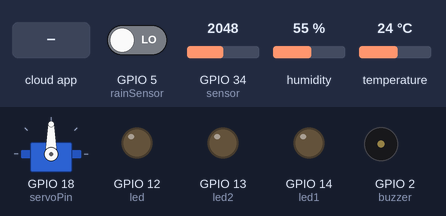
This sketch was run on a simulated ESP32. On the bench: servo, output pins drawn as LEDs (lit = HIGH), buzzer (waves = sounding, pin HIGH). The inputs (shaded band) are chosen by the test bench; at power-on: GPIO 5 (rainSensor) LOW, GPIO 34 (sensor) = 2048, humidity 55 %, temperature 24 °C. WiFi joins after 1.5 s; servers stay silent unless stated; the Firebase database answers and starts empty; what the sketch prints to the serial monitor is not drawn.

Above: at 3.2 s.
3.3 s: the phone or cloud app sets Led to 1
At 5.6 s:
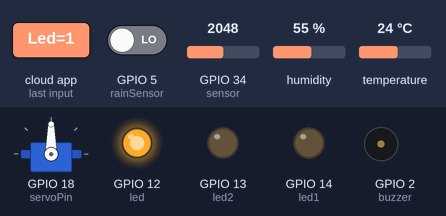
13.1 s: the phone or cloud app sets Led2 to 1
At 15.5 s:
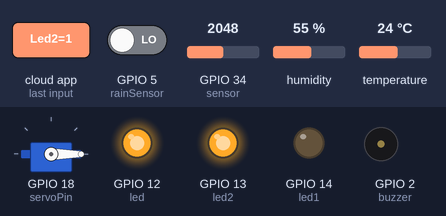
23.1 s: the phone or cloud app sets Window to 1
At 27.1 s:
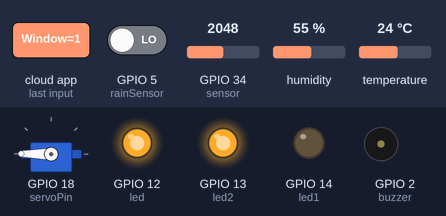
32.6 s: the phone or cloud app sets Led to 0
At 33.4 s:
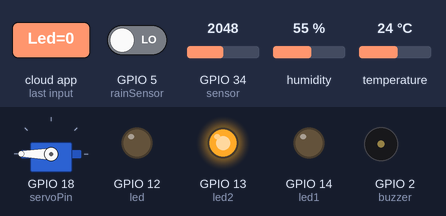
42.1 s: the phone or cloud app sets Led2 to 0
At 43.3 s:
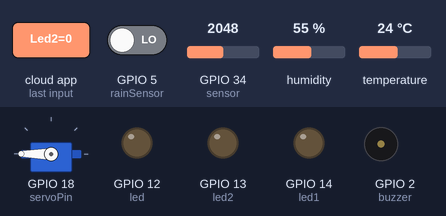
51.5 s: the phone or cloud app sets Window to 0
At 56.1 s:
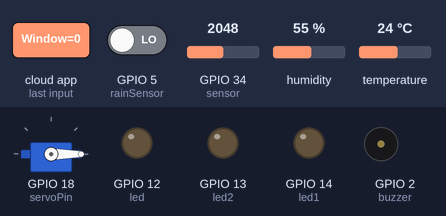
Timing chart, 0 to 61.0 s (numbered marks = the images above; inputs shaded):
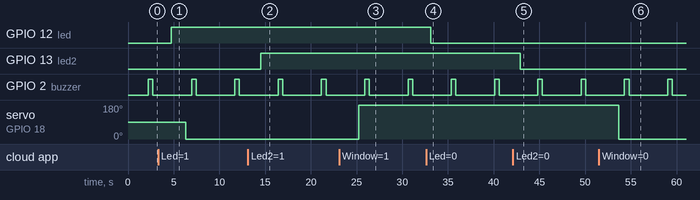

Measured:
- after the input at 3.3 s, GPIO 12 (led): LOW → HIGH after 1.4 s
- after the input at 13.1 s, GPIO 13 (led2): LOW → HIGH after 1.4 s
- after the input at 23.1 s, servo on GPIO 18 (servoPin): 0° → 180° after 2.2 s
- after the input at 32.6 s, GPIO 12 (led): HIGH → LOW after 0.53 s
- after the input at 42.1 s, GPIO 13 (led2): HIGH → LOW after 0.80 s
- after the input at 51.5 s, servo on GPIO 18 (servoPin): 180° → 0° after 2.2 s
- by itself, GPIO 2 (buzzer): alternates HIGH for 0.50 s and LOW for 4.2 s

The sketch:

IoT_House_Esp32.ino
```cpp
#include <SimpleDHT.h>
#include <WiFi.h>
#include <FirebaseESP32.h>
#include <ESP32Servo.h>

#define pinDHT11 4
#define buzzer 2
#define sensor 34//MQ5
#define led 12
#define led1 14
#define led2 13


#define WIFI_SSID "Paul Nguyen" //Tên WiFi
#define WIFI_PASSWORD "12345678" //Password

#define FIREBASE_HOST "https://esp32-af5ad-default-rtdb.asia-southeast1.firebasedatabase.app/"
#define FIREBASE_AUTH "mePBz5UT5riyvjS2s0WPtjWB0zVMoysQudFIOQTL"

FirebaseData fbdb;

SimpleDHT11 dht11(pinDHT11);
byte temp=0, hum=0;
int rainSensor = 5;
int gas_value, value;
static const int servoPin = 18;
Servo servo;

void setup(){
  // put your setup code here, to run once:
  pinMode(sensor, INPUT);
  pinMode(buzzer, OUTPUT);
  pinMode(rainSensor,INPUT);
  pinMode(led, OUTPUT);
  pinMode(led1, OUTPUT);
  pinMode(led2, OUTPUT);
  Serial.begin(9600);
  servo.attach(servoPin);
  delay(500);
  //connect to wifi
  WiFi.begin (WIFI_SSID, WIFI_PASSWORD);
  Serial.print("Connecting to WiFi");
  while (WiFi.status() != WL_CONNECTED) {
    Serial.print(".");
    delay(500);
  }
  Serial.println ("");
  Serial.println ("Connected Succerfully with IP:");
  Serial.println(WiFi.localIP()); //WiFi.localIP() this command to get IP
  Serial.println();
  //connect to firebase
  Firebase.begin(FIREBASE_HOST, FIREBASE_AUTH);
}

void loop(){
  gas_value = analogRead(sensor);//Đọc tín hiệu tử cảm biến khí gas
  value = digitalRead(rainSensor);//Đọc tín hiệu cảm biến mưa
  datadht11();
  datagassensor();
  datarainsensor();
  senddatafirebase();
  controlled();
  controlled1();
  controlled2();
  controlspeaker();
  controlservo();
 Serial.print("Gas Sensor Value:");
 Serial.println(gas_value);
 delay(200);
 Serial.print("Rain Sensor:");
 Serial.println(value);
 delay(200);
}

void datadht11(){
  if(dht11.read(&temp, &hum, NULL) != SimpleDHTErrSuccess){
  Serial.println("Read DHT Failed.");
 }
 else{
  Serial.print("Temperature: ");
  Serial.println(temp);
  Serial.print("Humidity: ");
  Serial.println(hum);
  delay(200);
  }
}
void datagassensor(){
  if (gas_value > 1000 ) {
    digitalWrite(buzzer, HIGH);
    delay(500);
    digitalWrite(buzzer, LOW);
    delay(500);
  }
  else{
    digitalWrite(buzzer, LOW);
  }
}
void datarainsensor(){
  if (value == HIGH) { // Cảm biến đang không mưa
    Serial.println("No raining ");
  } else {
    Serial.println("It is raining");
  }
}
void controlspeaker(){
  int Speaker;
  if (Firebase.getInt(fbdb, "/iotlab/bedroom/Speaker"))
    Speaker = fbdb.intData();
  if (Speaker == 1)
  {
    digitalWrite(buzzer, HIGH);
    delay(1000);
  }
  else if (Speaker == 0)
  {
    digitalWrite(buzzer, LOW);
     delay(1000);
  }
}
void controlled(){
  int val;
  if (Firebase.getInt(fbdb, "/iotlab/bedroom/Led"))
    val = fbdb.intData();
  if (val == 1)
  {
    digitalWrite(led, HIGH);
  }
  else if (val == 0)
  {
    digitalWrite(led, LOW);
  }
}
void controlled1(){
  int ledliv;
  if (Firebase.getInt(fbdb, "/iotlab/livingroom/Led"))
    ledliv = fbdb.intData();
  if (ledliv == 1)
  {
    digitalWrite(led1, HIGH);
  }
  else if (ledliv == 0)
  {
    digitalWrite(led1, LOW);
  }
}
void controlled2(){
  int ledgar;
  if (Firebase.getInt(fbdb, "/iotlab/garden/Led2"))
    ledgar = fbdb.intData();
  if (ledgar == 1)
  {
    digitalWrite(led2, HIGH);
  }
  else if (ledgar == 0)
  {
    digitalWrite(led2, LOW);
  }
}
void controlservo(){
  int window;
  if (Firebase.getInt(fbdb, "/iotlab/livingroom/Window"))
    window = fbdb.intData();
  if (window == 1){
      int pos =180;
      servo.write(pos);
      delay(10);
    }
  else if (window == 0){
      int pos =0;
      servo.write(pos);
      delay(10);
    }
}
void senddatafirebase(){
  Firebase.setInt(fbdb,"/iotlab/bedroom/Humidity", hum);
  Firebase.setInt(fbdb,"/iotlab/bedroom/Temperature", temp);
  Firebase.setInt(fbdb,"/iotlab/livingroom/Humidity", hum);
  Firebase.setInt(fbdb,"/iotlab/livingroom/Temperature", temp);
  Firebase.setInt(fbdb,"/iotlab/garden/Humidity", hum);
  Firebase.setInt(fbdb,"/iotlab/garden/Temperature", temp);
  Firebase.setInt(fbdb,"/iotlab/bedroom/Gas", gas_value);
  Firebase.setInt(fbdb,"/iotlab/garden/Rain", value);
  Firebase.setInt(fbdb,"/iotlab/livingroom/Rain", value);
}
```
